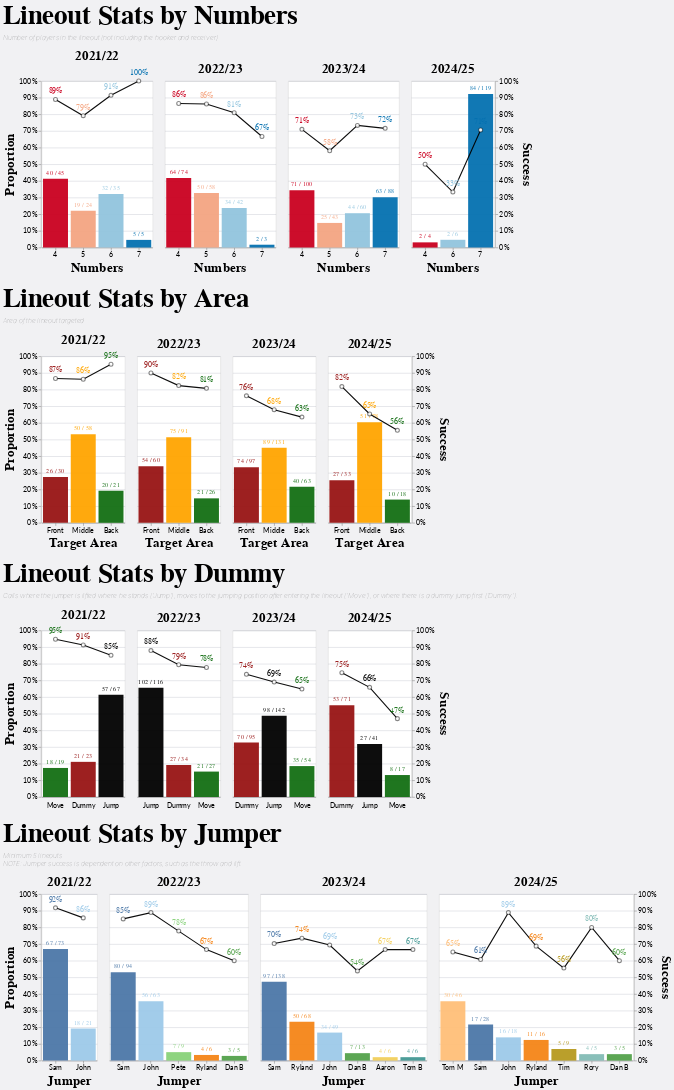

The notebook cell saved with this chart:
### Markdown cell above
# 🎯 Lineouts

### Code cell
(
    count_success_chart("Numbers", 1) 
    & count_success_chart("Area", 1) 
    & count_success_chart("Dummy", 1)
    & count_success_chart("Jumper", 1, min=5)
).resolve_scale(color="independent")

### Figure 1 — Vega-Lite specification as saved in the notebook (floating-point values rounded to 4 significant figures; data arrays with more than 128 entries replaced by an {"elided": "..."} marker saying what was removed)
{"config": {"axis": {"labelFont": "Lato, sans-serif", "titleFont": "PT Sans Narrow, Helvetica Neue, Helvetica, Arial, sans-serif", "labelFontSize": 13, "titleFontSize": 24, "gridColor": "#202947", "gridOpacity": 0.2}, "header": {"labelFont": "PT Sans Narrow, Helvetica Neue, Helvetica, Arial, sans-serif", "titleFont": "PT Sans Narrow, Helvetica Neue, Helvetica, Arial, sans-serif", "labelFontSize": 24, "titleFontSize": 28, "labelFontWeight": "bold", "orient": "left"}, "legend": {"labelFont": "Lato, sans-serif", "titleFont": "PT Sans Narrow, Helvetica Neue, Helvetica, Arial, sans-serif", "labelFontSize": 14, "titleFontSize": 16, "titlePadding": 5, "fillColor": "white", "strokeColor": "black", "padding": 10, "titleFontWeight": "lighter", "titleFontStyle": "italic", "titleColor": "gray", "offset": 10}, "title": {"font": "PT Sans Narrow, Helvetica Neue, Helvetica, Arial, sans-serif", "fontSize": 48, "fontWeight": "bold", "anchor": "start", "align": "center", "titlePadding": 20, "subtitlePadding": 10, "subtitleFontWeight": "lighter", "subtitleFontSize": 12, "subtitleColor": "gray", "subtitleFontStyle": "italic", "offset": 15}, "axisX": {"labelAngle": 0}, "facet": {"title": null, "header": null, "align": {"row": "each", "column": "all"}}, "resolve": {"scale": {"y": "independent", "facet": "independent"}}, "background": "#20294710"}, "vconcat": [{"data": {"name": "data-906ec0f8679819fec47d0357b2c3693c"}, "facet": {"field": "Season", "header": null}, "spec": {"layer": [{"layer": [{"mark": {"type": "bar", "opacity": 0.8}, "params": [{"name": "selectNumbers", "select": {"type": "point", "fields": ["Numbers"], "on": "click"}}]}, {"mark": {"type": "text", "align": "center", "baseline": "bottom", "dy": -5}, "encoding": {"text": {"field": "SuccessText", "type": "nominal"}}}], "encoding": {"y": {"axis": {"format": ".0%", "orient": "left", "tickCount": 10}, "field": "Proportion", "type": "quantitative"}}}, {"layer": [{"mark": {"type": "line", "opacity": 0.5, "point": {"fill": "white", "filled": false, "size": 50, "strokeOpacity": 0.5}}, "encoding": {"color": {"value": "black"}}}, {"mark": {"type": "text", "fontSize": 14, "yOffset": -15}, "encoding": {"text": {"field": "Success", "format": ".0%"}}}], "encoding": {"y": {"axis": {"format": ".0%", "orient": "right", "tickCount": 10}, "field": "Success", "type": "quantitative"}}}], "encoding": {"color": {"field": "Numbers", "legend": null, "type": "nominal", "scale": {"domain": ["4", "5", "6", "7"], "range": ["#ca0020", "#f4a582", "#92c5de", "#0571b0"]}}, "opacity": {"condition": {"param": "selectNumbers", "value": 0.95}, "value": 0.1}, "tooltip": [{"field": "Numbers", "type": "nominal"}, {"field": "Success", "format": ".0%", "type": "quantitative"}, {"field": "Total", "type": "quantitative"}, {"field": "Proportion", "format": ".0%", "type": "quantitative"}], "x": {"field": "Numbers", "type": "nominal"}}, "height": 300, "view": {"fill": "white"}, "width": {"step": 50}}, "resolve": {"scale": {"color": "shared", "x": "independent", "y": "shared"}}, "title": {"text": "Lineout Stats by Numbers", "subtitle": "Number of players in the lineout (not including the hooker and receiver)"}, "transform": [{"joinaggregate": [{"op": "count", "field": "Won", "as": "Total"}], "groupby": ["Season", "Numbers"]}, {"joinaggregate": [{"op": "count", "field": "Won", "as": "SeasonTotal"}], "groupby": ["Season"]}, {"aggregate": [{"op": "mean", "field": "Won", "as": "Success"}], "groupby": ["Season", "Total", "SeasonTotal", "Numbers"]}, {"calculate": "datum.Total/datum.SeasonTotal", "as": "Proportion"}, {"calculate": "round(datum.Success*datum.Total) + ' / ' + datum.Total", "as": "SuccessText"}, {"filter": "datum.Total >= 1"}]}, {"data": {"name": "data-906ec0f8679819fec47d0357b2c3693c"}, "facet": {"field": "Season", "header": null}, "spec": {"layer": [{"layer": [{"mark": {"type": "bar", "opacity": 0.8}, "params": [{"name": "selectArea", "select": {"type": "point", "fields": ["Area"], "on": "click"}}]}, {"mark": {"type": "text", "align": "center", "baseline": "bottom", "dy": -5}, "encoding": {"text": {"field": "SuccessText", "type": "nominal"}}}], "encoding": {"y": {"axis": {"format": ".0%", "orient": "left", "tickCount": 10}, "field": "Proportion", "type": "quantitative"}}}, {"layer": [{"mark": {"type": "line", "opacity": 0.5, "point": {"fill": "white", "filled": false, "size": 50, "strokeOpacity": 0.5}}, "encoding": {"color": {"value": "black"}}}, {"mark": {"type": "text", "fontSize": 14, "yOffset": -15}, "encoding": {"text": {"field": "Success", "format": ".0%"}}}], "encoding": {"y": {"axis": {"format": ".0%", "orient": "right", "tickCount": 10}, "field": "Success", "type": "quantitative"}}}], "encoding": {"color": {"field": "Area", "legend": null, "type": "nominal", "scale": {"domain": ["Front", "Middle", "Back"], "range": ["#981515", "orange", "#146f14"]}, "sort": "descending"}, "opacity": {"condition": {"param": "selectArea", "value": 0.95}, "value": 0.1}, "tooltip": [{"field": "Area", "type": "nominal"}, {"field": "Success", "format": ".0%", "type": "quantitative"}, {"field": "Total", "type": "quantitative"}, {"field": "Proportion", "format": ".0%", "type": "quantitative"}], "x": {"field": "Area", "type": "nominal", "sort": ["Front", "Middle", "Back"], "title": "Target Area"}}, "height": 300, "view": {"fill": "white"}, "width": {"step": 50}}, "resolve": {"scale": {"color": "shared", "x": "independent", "y": "shared"}}, "title": {"text": "Lineout Stats by Area", "subtitle": "Area of the lineout targeted"}, "transform": [{"joinaggregate": [{"op": "count", "field": "Won", "as": "Total"}], "groupby": ["Season", "Area"]}, {"joinaggregate": [{"op": "count", "field": "Won", "as": "SeasonTotal"}], "groupby": ["Season"]}, {"aggregate": [{"op": "mean", "field": "Won", "as": "Success"}], "groupby": ["Season", "Total", "SeasonTotal", "Area"]}, {"calculate": "datum.Total/datum.SeasonTotal", "as": "Proportion"}, {"calculate": "round(datum.Success*datum.Total) + ' / ' + datum.Total", "as": "SuccessText"}, {"filter": "datum.Total >= 1"}]}, {"data": {"name": "data-906ec0f8679819fec47d0357b2c3693c"}, "facet": {"field": "Season", "header": null}, "spec": {"layer": [{"layer": [{"mark": {"type": "bar", "opacity": 0.8}, "params": [{"name": "selectDummy", "select": {"type": "point", "fields": ["Dummy"], "on": "click"}}]}, {"mark": {"type": "text", "align": "center", "baseline": "bottom", "dy": -5}, "encoding": {"text": {"field": "SuccessText", "type": "nominal"}}}], "encoding": {"y": {"axis": {"format": ".0%", "orient": "left", "tickCount": 10}, "field": "Proportion", "type": "quantitative"}}}, {"layer": [{"mark": {"type": "line", "opacity": 0.5, "point": {"fill": "white", "filled": false, "size": 50, "strokeOpacity": 0.5}}, "encoding": {"color": {"value": "black"}}}, {"mark": {"type": "text", "fontSize": 14, "yOffset": -15}, "encoding": {"text": {"field": "Success", "format": ".0%"}}}], "encoding": {"y": {"axis": {"format": ".0%", "orient": "right", "tickCount": 10}, "field": "Success", "type": "quantitative"}}}], "encoding": {"color": {"field": "Dummy", "legend": null, "type": "nominal", "scale": {"range": ["#981515", "#146f14", "black"]}}, "opacity": {"condition": {"param": "selectDummy", "value": 0.95}, "value": 0.1}, "tooltip": [{"field": "Dummy", "type": "nominal"}, {"field": "Success", "format": ".0%", "type": "quantitative"}, {"field": "Total", "type": "quantitative"}, {"field": "Proportion", "format": ".0%", "type": "quantitative"}], "x": {"field": "Dummy", "type": "nominal", "title": null, "sort": {"field": "Success", "order": "descending"}, "axis": {"labelExpr": "datum.label == 'D' ? 'Dummy' : (datum.label == 'M' ? 'Move' : 'Jump')", "labelFontSize": 12, "labelPadding": 10, "ticks": false}}}, "height": 300, "view": {"fill": "white"}, "width": {"step": 50}}, "resolve": {"scale": {"color": "shared", "x": "independent", "y": "shared"}}, "title": {"text": "Lineout Stats by Dummy", "subtitle": "Calls where the jumper is lifted where he stands ('Jump'), moves to the jumping position after entering the lineout ('Move'), or where there is a dummy jump first ('Dummy')."}, "transform": [{"joinaggregate": [{"op": "count", "field": "Won", "as": "Total"}], "groupby": ["Season", "Dummy"]}, {"joinaggregate": [{"op": "count", "field": "Won", "as": "SeasonTotal"}], "groupby": ["Season"]}, {"aggregate": [{"op": "mean", "field": "Won", "as": "Success"}], "groupby": ["Season", "Total", "SeasonTotal", "Dummy"]}, {"calculate": "datum.Total/datum.SeasonTotal", "as": "Proportion"}, {"calculate": "round(datum.Success*datum.Total) + ' / ' + datum.Total", "as": "SuccessText"}, {"filter": "datum.Total >= 1"}]}, {"data": {"name": "data-906ec0f8679819fec47d0357b2c3693c"}, "facet": {"field": "Season", "header": null}, "spec": {"layer": [{"layer": [{"mark": {"type": "bar", "opacity": 0.8}, "params": [{"name": "selectJumper", "select": {"type": "point", "fields": ["Jumper"], "on": "click"}}]}, {"mark": {"type": "text", "align": "center", "baseline": "bottom", "dy": -5}, "encoding": {"text": {"field": "SuccessText", "type": "nominal"}}}], "encoding": {"y": {"axis": {"format": ".0%", "orient": "left", "tickCount": 10}, "field": "Proportion", "type": "quantitative"}}}, {"layer": [{"mark": {"type": "line", "opacity": 0.5, "point": {"fill": "white", "filled": false, "size": 50, "strokeOpacity": 0.5}}, "encoding": {"color": {"value": "black"}}}, {"mark": {"type": "text", "fontSize": 14, "yOffset": -15}, "encoding": {"text": {"field": "Success", "format": ".0%"}}}], "encoding": {"y": {"axis": {"format": ".0%", "orient": "right", "tickCount": 10}, "field": "Success", "type": "quantitative"}}}], "encoding": {"color": {"field": "Jumper", "legend": null, "type": "nominal", "scale": {"scheme": "tableau20"}, "sort": {"field": "Total", "order": "descending"}}, "opacity": {"condition": {"param": "selectJumper", "value": 0.95}, "value": 0.1}, "tooltip": [{"field": "Jumper", "type": "nominal"}, {"field": "Success", "format": ".0%", "type": "quantitative"}, {"field": "Total", "type": "quantitative"}, {"field": "Proportion", "format": ".0%", "type": "quantitative"}], "x": {"field": "Jumper", "type": "nominal", "sort": {"field": "sortcol", "order": "descending"}}}, "height": 300, "view": {"fill": "white"}, "width": {"step": 50}}, "resolve": {"scale": {"color": "shared", "x": "independent", "y": "shared"}}, "title": {"text": "Lineout Stats by Jumper", "subtitle": ["Minimum 5 lineouts", "NOTE: Jumper success is dependent on other factors, such as the throw and lift."]}, "transform": [{"joinaggregate": [{"op": "count", "field": "Won", "as": "Total"}], "groupby": ["Season", "Jumper"]}, {"joinaggregate": [{"op": "count", "field": "Won", "as": "SeasonTotal"}], "groupby": ["Season"]}, {"aggregate": [{"op": "mean", "field": "Won", "as": "Success"}], "groupby": ["Season", "Total", "SeasonTotal", "Jumper"]}, {"calculate": "datum.Total/datum.SeasonTotal", "as": "Proportion"}, {"calculate": "round(datum.Success*datum.Total) + ' / ' + datum.Total", "as": "SuccessText"}, {"filter": "datum.Total >= 5"}, {"calculate": "datum.Total + datum.Success", "as": "sortcol"}]}], "resolve": {"scale": {"color": "independent"}}, "$schema": "https://vega.github.io/schema/vega-lite/v5.17.0.json", "datasets": {"data-906ec0f8679819fec47d0357b2c3693c": {"elided": "706 records"}}}
